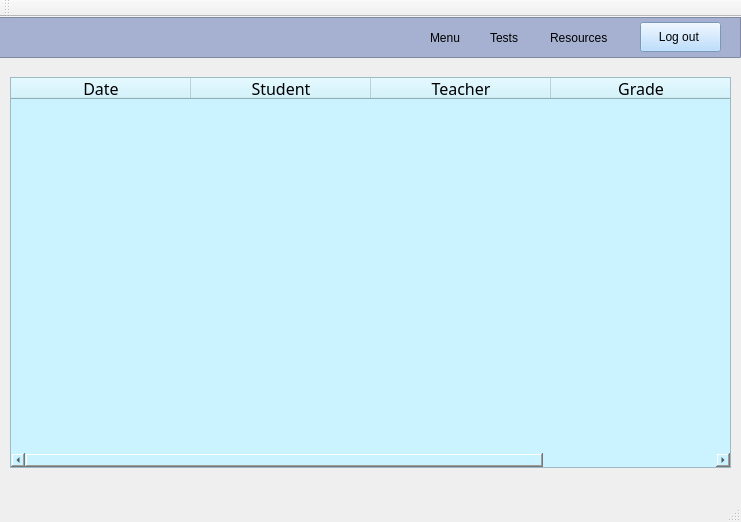
<?xml version="1.0" encoding="UTF-8"?>
<ui version="4.0">
 <class>StudentDiaryClass</class>
 <widget class="QMainWindow" name="StudentDiaryClass">
  <property name="geometry">
   <rect>
    <x>0</x>
    <y>0</y>
    <width>741</width>
    <height>522</height>
   </rect>
  </property>
  <property name="windowTitle">
   <string>StudentDiary</string>
  </property>
  <widget class="QWidget" name="centralWidget">
   <widget class="QLabel" name="background">
    <property name="geometry">
     <rect>
      <x>0</x>
      <y>-40</y>
      <width>1500</width>
      <height>561</height>
     </rect>
    </property>
    <property name="text">
     <string/>
    </property>
    <property name="pixmap">
     <pixmap>images/menu_background.jpg</pixmap>
    </property>
   </widget>
   <widget class="QTableWidget" name="gradeTable">
    <property name="geometry">
     <rect>
      <x>10</x>
      <y>60</y>
      <width>721</width>
      <height>391</height>
     </rect>
    </property>
    <property name="maximumSize">
     <size>
      <width>16777215</width>
      <height>16777215</height>
     </size>
    </property>
    <property name="font">
     <font>
      <family>Segoe UI</family>
      <pointsize>12</pointsize>
      <italic>false</italic>
      <bold>false</bold>
     </font>
    </property>
    <property name="styleSheet">
     <string notr="true">background-color: rgb(202, 243, 255);
color: rgb(0, 0, 0);
font: 12pt &quot;Segoe UI&quot;;</string>
    </property>
    <property name="frameShape">
     <enum>QFrame::Shape::StyledPanel</enum>
    </property>
    <property name="frameShadow">
     <enum>QFrame::Shadow::Sunken</enum>
    </property>
    <property name="editTriggers">
     <set>QAbstractItemView::EditTrigger::NoEditTriggers</set>
    </property>
    <property name="alternatingRowColors">
     <bool>false</bool>
    </property>
    <property name="sortingEnabled">
     <bool>false</bool>
    </property>
    <property name="rowCount">
     <number>0</number>
    </property>
    <property name="columnCount">
     <number>4</number>
    </property>
    <attribute name="horizontalHeaderCascadingSectionResizes">
     <bool>false</bool>
    </attribute>
    <attribute name="horizontalHeaderMinimumSectionSize">
     <number>36</number>
    </attribute>
    <attribute name="horizontalHeaderDefaultSectionSize">
     <number>180</number>
    </attribute>
    <attribute name="horizontalHeaderShowSortIndicator" stdset="0">
     <bool>false</bool>
    </attribute>
    <attribute name="verticalHeaderMinimumSectionSize">
     <number>30</number>
    </attribute>
    <attribute name="verticalHeaderDefaultSectionSize">
     <number>30</number>
    </attribute>
    <column>
     <property name="text">
      <string>Date</string>
     </property>
     <property name="font">
      <font>
       <family>Rockwell</family>
      </font>
     </property>
    </column>
    <column>
     <property name="text">
      <string>Student</string>
     </property>
     <property name="font">
      <font>
       <family>Rockwell</family>
      </font>
     </property>
    </column>
    <column>
     <property name="text">
      <string>Teacher</string>
     </property>
     <property name="font">
      <font>
       <family>Rockwell</family>
      </font>
     </property>
    </column>
    <column>
     <property name="text">
      <string>Grade</string>
     </property>
     <property name="font">
      <font>
       <family>Rockwell</family>
      </font>
     </property>
    </column>
   </widget>
   <widget class="QFrame" name="navbar">
    <property name="geometry">
     <rect>
      <x>-30</x>
      <y>0</y>
      <width>771</width>
      <height>41</height>
     </rect>
    </property>
    <property name="styleSheet">
     <string notr="true">background-color: rgb(166, 177, 210);</string>
    </property>
    <property name="frameShape">
     <enum>QFrame::Shape::StyledPanel</enum>
    </property>
    <property name="frameShadow">
     <enum>QFrame::Shadow::Raised</enum>
    </property>
    <widget class="QPushButton" name="logoutButton">
     <property name="geometry">
      <rect>
       <x>670</x>
       <y>5</y>
       <width>81</width>
       <height>30</height>
      </rect>
     </property>
     <property name="styleSheet">
      <string notr="true">background-color: rgb(169, 213, 255);
color: rgb(0, 0, 0);
font: 12pt &quot;Segoe UI&quot;;</string>
     </property>
     <property name="text">
      <string>Log out </string>
     </property>
    </widget>
    <widget class="QLabel" name="menuButton">
     <property name="geometry">
      <rect>
       <x>460</x>
       <y>10</y>
       <width>41</width>
       <height>21</height>
      </rect>
     </property>
     <property name="styleSheet">
      <string notr="true">color: rgb(0, 0, 0);
font: 12pt &quot;Segoe UI&quot;;</string>
     </property>
     <property name="text">
      <string>Menu</string>
     </property>
    </widget>
    <widget class="QLabel" name="testsButton">
     <property name="geometry">
      <rect>
       <x>520</x>
       <y>10</y>
       <width>41</width>
       <height>21</height>
      </rect>
     </property>
     <property name="styleSheet">
      <string notr="true">color: rgb(0, 0, 0);
font: 12pt &quot;Segoe UI&quot;;</string>
     </property>
     <property name="text">
      <string>Tests</string>
     </property>
    </widget>
    <widget class="QLabel" name="resourcesButton">
     <property name="geometry">
      <rect>
       <x>580</x>
       <y>10</y>
       <width>81</width>
       <height>21</height>
      </rect>
     </property>
     <property name="styleSheet">
      <string notr="true">color: rgb(0, 0, 0);
font: 12pt &quot;Segoe UI&quot;;</string>
     </property>
     <property name="text">
      <string>Resources</string>
     </property>
    </widget>
   </widget>
  </widget>
  <widget class="QMenuBar" name="menuBar">
   <property name="geometry">
    <rect>
     <x>0</x>
     <y>0</y>
     <width>741</width>
     <height>21</height>
    </rect>
   </property>
  </widget>
  <widget class="QToolBar" name="mainToolBar">
   <attribute name="toolBarArea">
    <enum>TopToolBarArea</enum>
   </attribute>
   <attribute name="toolBarBreak">
    <bool>false</bool>
   </attribute>
  </widget>
  <widget class="QStatusBar" name="statusBar"/>
 </widget>
 <layoutdefault spacing="6" margin="11"/>
 <resources/>
 <connections/>
</ui>
